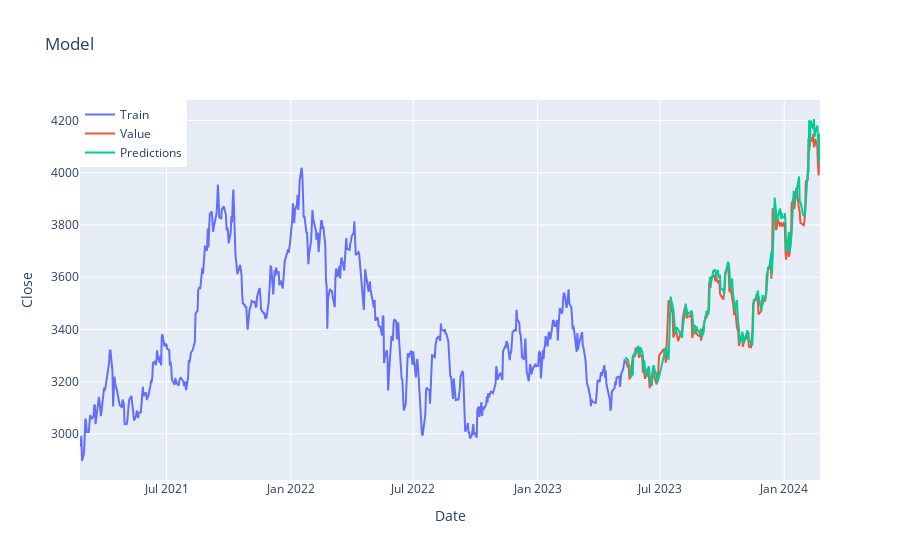

The cell this chart's notebook holds for it:
### Code cell
trace_train = go.Scatter(x=train.index, y=train['Close'], mode='lines', name='Train')
trace_valid = go.Scatter(x=valid.index, y=valid['Close'], mode='lines', name='Value')
trace_predictions = go.Scatter(x=valid.index, y=valid['Predictions'], mode='lines', name='Predictions')

# Define layout
layout = go.Layout(title='Model', xaxis=dict(title='Date'), yaxis=dict(title='Close'), legend=dict(x=0, y=1))

# Create figure
fig = go.Figure(data=[trace_train, trace_valid, trace_predictions], layout=layout)
pio.show(fig)

### Figure 1 — Plotly figure (JSON) as saved in the notebook; plotly's stock layout.template omitted (floating-point values rounded to 4 significant figures; data arrays with more than 128 entries replaced by an {"elided": "..."} marker saying what was removed)
{"data": [{"mode": "lines", "name": "Train", "type": "scatter", "x": {"elided": "544 str values"}, "y": {"elided": "544 float values"}}, {"mode": "lines", "name": "Value", "type": "scatter", "x": {"elided": "181 str values"}, "y": {"elided": "181 float values"}}, {"mode": "lines", "name": "Predictions", "type": "scatter", "x": {"elided": "181 str values"}, "y": {"elided": "181 float values"}}], "layout": {"legend": {"x": 0, "y": 1}, "title": {"text": "Model"}, "xaxis": {"title": {"text": "Date"}}, "yaxis": {"title": {"text": "Close"}}}}
